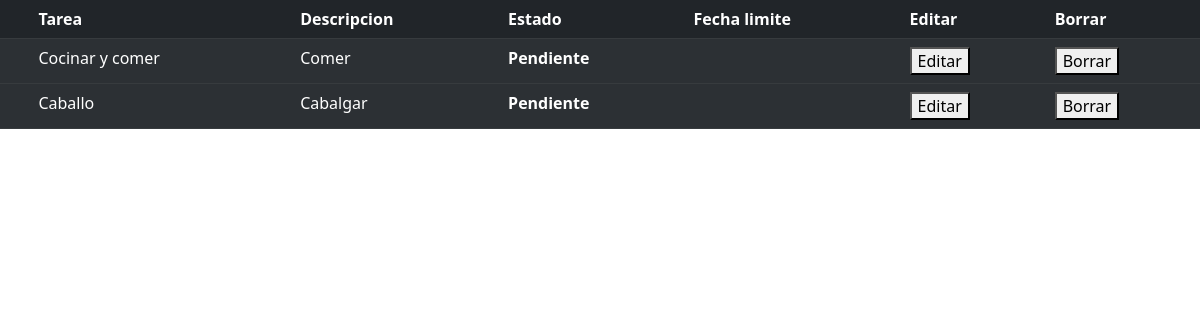
Before: /lista.php with the older database file.
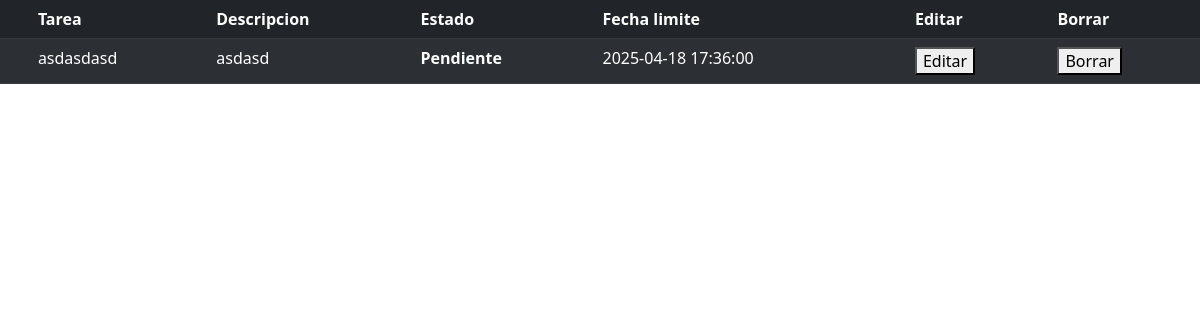
After: the same page with the newer database file.
### tables this page shows
CREATE TABLE `tareas` (
  `id` int(11) NOT NULL,
  `Tarea` text NOT NULL,
  `Descripcion` text NOT NULL,
  `Esta_Borrado` tinyint(1) NOT NULL DEFAULT 0,
  `Fecha_Inicial` datetime DEFAULT NULL,
  `Fecha_Final` datetime DEFAULT NULL,
  `Esta_Finalizado` tinyint(1) NOT NULL DEFAULT 0
);

### lista.php (the view, shortened to what this page needs)
<html lang="en">
  <head>
    <link href="https://cdn.jsdelivr.net/npm/bootstrap@5.3.0/dist/css/bootstrap.min.css" rel="stylesheet">
  </head>
</head>
<body>
<table class="table table-dark table-striped">
    <thead>
      <tr>
        <th scope="col"></th>
        <th scope="col">Tarea</th>
        <th scope="col">Descripcion</th>
        <th scope="col">Estado</th>
        <th scope="col">Fecha limite</th>
        <th scope="col">Editar</th>
        <th scope="col">Borrar</th>
      </tr>
      </thead>
<?php
include 'conex.php';
$query="SELECT * FROM `tareas` WHERE Esta_Borrado = 0";
$res=mysqli_query($connection,$query);
while($row=mysqli_fetch_array($res))
{
    if($row["Esta_Finalizado"]==0){
      $esta_finalizado_texto="Pendiente";
    }else{
      $esta_finalizado_texto="Completado";
    }
    echo'
    <tbody scope="col">
      <tr scope="col">
        <th scope="col"></th>
        <td scope="col">'.$row["Tarea"].'</td>
        <td scope="col">'.$row["Descripcion"].'</td>
        <th scope="col">'.$esta_finalizado_texto.'</th>
        <td scope="col">'.$row["Fecha_Final"].'</td>
        <th scope="col"><a href="./editar.php?id='.$row["id"].'"><button>Editar</button></a></th>
        <th scope="col"><a href="./borrar.php?id='.$row["id"].'"><button>Borrar</button></a></th>
      </tr>
    </tbody>';
};
?>
</table>

Changed rows visible on the page:
removed tareas: Tarea "Cocinar y comer", Descripcion "Comer", Esta_Finalizado "Pendiente"
removed tareas: Tarea "Caballo", Descripcion "Cabalgar", Esta_Finalizado "Pendiente"
added tareas: Tarea "asdasdasd", Descripcion "asdasd", Esta_Finalizado "Pendiente", Fecha_Final "2025-04-18 17:36:00"
